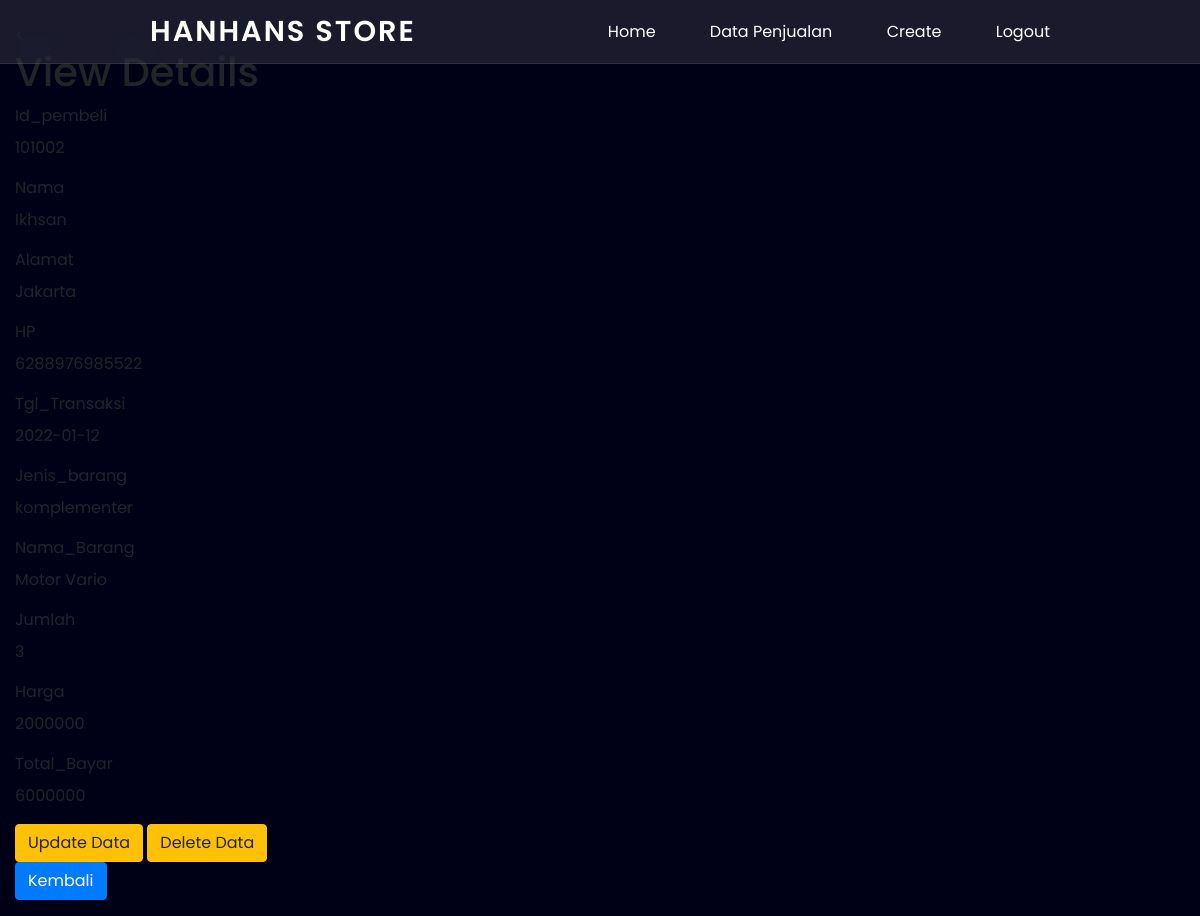
Screenshot of /read_detail.php?Id_pembeli=101002 with the database file from the repository.
### tables this page shows
CREATE TABLE `latif` (
  `Id_pembeli` int(10) NOT NULL,
  `nama` varchar(30) NOT NULL,
  `alamat` varchar(50) NOT NULL,
  `HP` varchar(20) NOT NULL,
  `Tgl_Transaksi` date NOT NULL,
  `Jenis_barang` varchar(25) NOT NULL,
  `Nama_Barang` varchar(50) NOT NULL,
  `Jumlah` int(20) NOT NULL,
  `Harga` int(25) NOT NULL
);

### read_detail.php (the view, shortened to what this page needs)
<?php
require "config.php";
if($_GET['Id_pembeli'] != null){
    $id = $_GET['Id_pembeli'];
    $script = "SELECT Id_pembeli,nama,alamat,HP,Tgl_Transaksi,Jenis_barang,Nama_Barang,Harga,Jumlah, (Jumlah*Harga) AS Total_bayar FROM latif where Id_pembeli=$id";
    $query = mysqli_query($link,$script);
    $data = mysqli_fetch_array($query);
} else{
    header("location:read.php");
}
?>
<!DOCTYPE html>
<html lang="en" dir="ltr">
<head>
  <link rel="stylesheet" href="https://stackpath.bootstrapcdn.com/bootstrap/4.4.1/css/bootstrap.min.css"
>
  <link rel="stylesheet" href="style.css">
  <link rel="stylesheet" href="https://unicons.iconscout.com/release/v4.0.0/css/line.css">
</head>
<body>
  <header>
    <div class="nav-bar">
      <a href="read.php" class="logo">HanHans Store</a>
      <div class="navigation">
        <div class="nav-items">
          <a href="index.php"><i class="uil uil-home"></i> Home</a>
          <a href="read.php"><i class="uil uil-compass"></i> Data Penjualan</a>
          <a href="create.php"><i class="uil uil-create"></i> Create</a>
          <a href="logout.php"><i class="uil uil-create"></i> Logout</a>
        </div>
      </div>
    </div>
    <div class="scroll-indicator-container">
    </div>
  </header>
    <br>
    <table class="table table-striped table-bordered table-hover">
                <div class="col-md-3 produk">
                    <div class="page-header">
                        <<h1>View Details</h1>
                    </div>
                    <div class="form-group">
                        <label>Id_pembeli</label>
                        <p class="form-control-static"><?php echo $data["Id_pembeli"]; ?></p>
                    </div>
                    <div class="form-group">
                        <label>Nama</label>
                        <p class="form-control-static"><?php echo $data["nama"]; ?></p>
                    </div>
                    <div class="form-group">
                        <label> Alamat</label>
                        <p class="form-control-static"><?php echo $data["alamat"]; ?></p>
                    </div>
                    <div class="form-group">
                        <label> HP</label>
                        <p class="form-control-static"><?php echo $data["HP"]; ?></p>
                    </div>
                    <div class="form-group">
                        <label> Tgl_Transaksi</label>
                        <p class="form-control-static"><?php echo $data["Tgl_Transaksi"]; ?></p>
                    </div>
                    <div class="form-group">
                        <label>Jenis_barang</label>
                        <p class="form-control-static"><?php echo $data["Jenis_barang"]; ?></p>
                    </div>
                    <div class="form-group">
                        <label>Nama_Barang</label>
                        <p class="form-control-static"><?php echo $data["Nama_Barang"]; ?></p>
                    </div>
                    <div class="form-group">
                        <label>Jumlah</label>
                        <p class="form-control-static"><?php echo $data["Jumlah"]; ?></p>
                    </div>
                    <div class="form-group">
                        <label>Harga</label>
                        <p class="form-control-static"><?php echo $data["Harga"]; ?></p>
                    </div>
                    <div class="form-group">
                        <label>Total_Bayar</label>
                        <p class="form-control-static"><?php echo $data["Total_bayar"]; ?></p>
                    </div>
                    <div class="box-detail-produk">
                        <form method="post">
                        <a href="update.php?Id_pembeli=<?= $data['Id_pembeli']?>" class="btn btn-warning">Update Data</a>
                        <a href="delete.php?Id_pembeli=<?= $data['Id_pembeli']?>" class="btn btn-warning">Delete Data</a>
                        <a href="read.php" type="submit" class="btn btn-primary" >Kembali</a>
                        </table>
        </body>
        <html>

### style.css (style rules this page uses)
* { margin: 0; padding: 0; box-sizing: border-box; font-family: 'Poppins', sans-serif; }
body { background: #000116; }
header { z-index: 999; position: fixed; width: 100%; }
header .nav-bar { position: relative; background: rgba(255, 255, 255, 0.1); backdrop-filter: blur(20px); height: 4em; border-bottom: 1px solid rgba(255, 255, 255, 0.1); top: 0; left: 0; display: flex; justify-content: space-between; align-items: center; padding: 0 150px; transition: 0.5s ease; }
.nav-bar .logo { color: #fff; font-size: 1.8em; font-weight: 600; letter-spacing: 2px; text-transform: uppercase; text-decoration: none; }
.navigation .nav-items a { color: #fff; font-size: 1em; text-decoration: none; }
.navigation .nav-items a:not(:last-child) { margin-right: 50px; }
.scroll-indicator-container { width: 100%; height: 5px; }

### rows the page displays
latif: Id_pembeli "101002", nama "Ikhsan", alamat "Jakarta", HP "6288976985522", Tgl_Transaksi "2022-01-12", Jenis_barang "komplementer", Nama_Barang "Motor Vario", Jumlah "3", Harga "2000000"

### other values shown
$data["Total_bayar"] "6000000"
